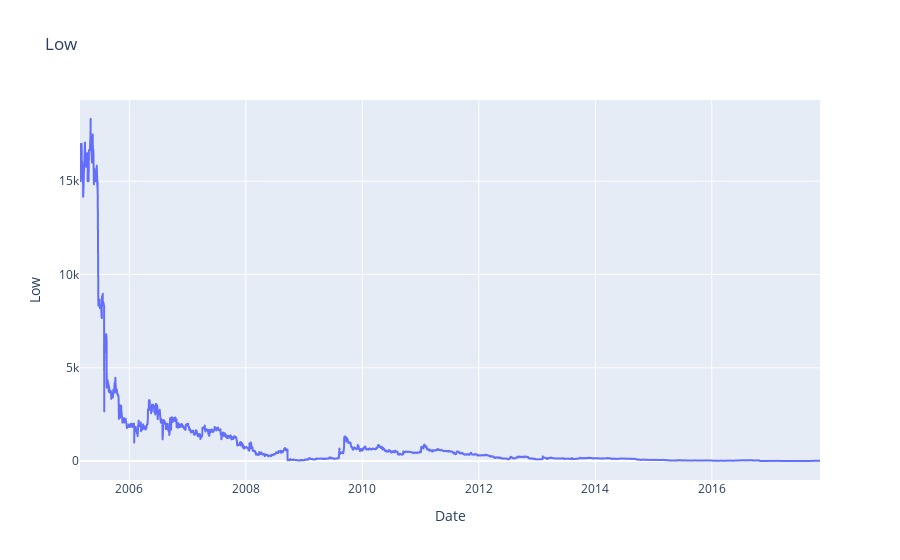

The code cell stored with this chart in its notebook:
### Code cell
px.line(df, x="Date", y="Low", title='Low')

### Figure 1 — Plotly figure (JSON) as saved in the notebook; plotly's stock layout.template omitted (floating-point values rounded to 4 significant figures; data arrays with more than 128 entries replaced by an {"elided": "..."} marker saying what was removed)
{"data": [{"hovertemplate": "Date=%{x}<br>Low=%{y}<extra></extra>", "legendgroup": "", "line": {"color": "#636efa", "dash": "solid"}, "marker": {"symbol": "circle"}, "mode": "lines", "name": "", "showlegend": false, "type": "scattergl", "x": {"elided": "3125 str values"}, "xaxis": "x", "y": {"elided": "3125 float values"}, "yaxis": "y"}], "layout": {"legend": {"tracegroupgap": 0}, "title": {"text": "Low"}, "xaxis": {"anchor": "y", "domain": [0, 1], "title": {"text": "Date"}}, "yaxis": {"anchor": "x", "domain": [0, 1], "title": {"text": "Low"}}}}
